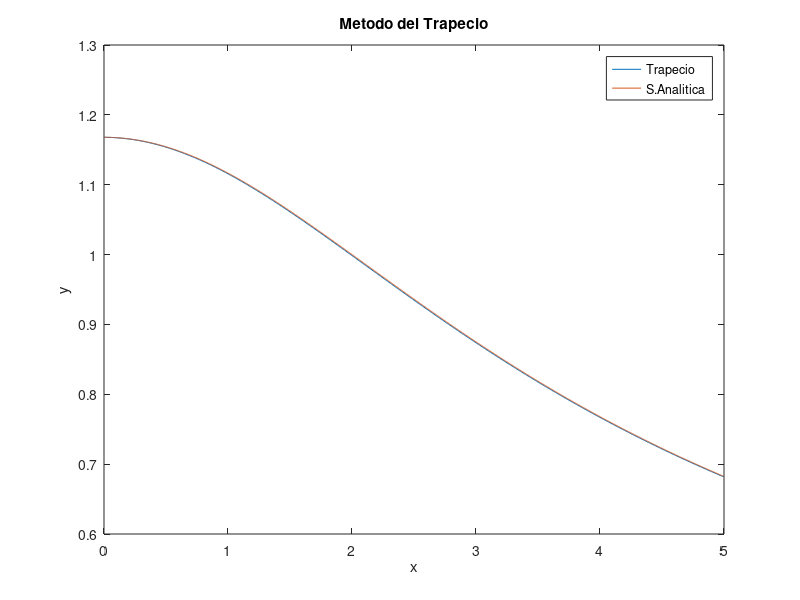
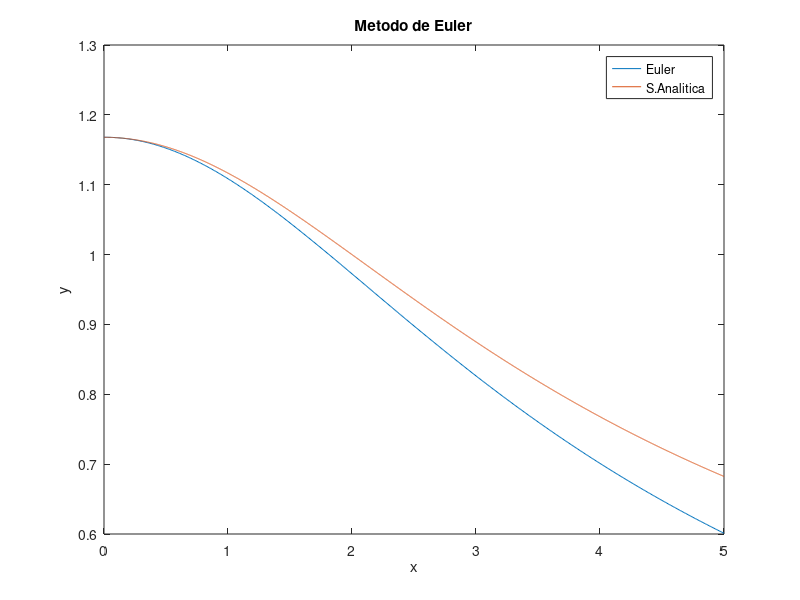

Write the MATLAB code that produced these figures, in order.
%Metodo de Integracion de Trapecio
close all
h=0.01;
x=0:h:5;
y=zeros(1,length(x)-1);
y_x=zeros(1,length(x));
n=length(x);
A=0;
y_x(1)=0.1679+exp(0);
for i=1:n
    if i<n
    b=x(i+1)/(x(i+1).^2+9);
    a=x(i)/(x(i).^2+9);
    A=A+(x(i+1)-x(i))*((b+a)/2);
    endif
  if i>1
    y_x(i)=0.1679+exp(-A);
  endif
end
figure 1
x_2=0:1/1000:5;
  y_2=3./sqrt(x_2.^2+9)+0.1679;
  plot(x,y_x,x_2,y_2);
  %%hold on
  y0=zeros(1,length(x));
  yp=zeros(1,length(x));
  title('Metodo del Trapecio')
  xlabel('x')
  ylabel('y')
  legend('Trapecio','S.Analitica');
%%Metodo de Euler
  y0(1)=1.16794;
  yp(1)=-x(1)/(x(1).^2+9)*(y0(1));
  for i=2:n
    y0(i)=y0(i-1)+h*yp(i-1);
    yp(i)=-x(i)/(x(i).^2+9)*(y0(i));
  endfor
  figure 2
  plot(x,y0,x_2,y_2);
  title('Metodo de Euler')
  xlabel('x')
  ylabel('y')
  legend('Euler','S.Analitica');